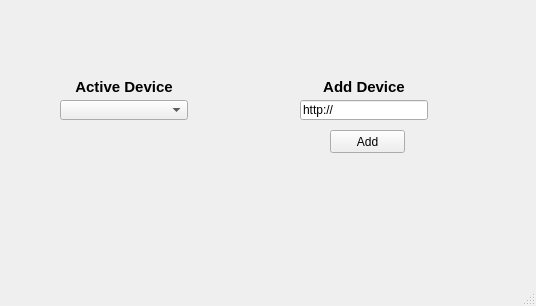
<?xml version="1.0" encoding="UTF-8"?>
<ui version="4.0">
 <class>MainWindow</class>
 <widget class="QMainWindow" name="MainWindow">
  <property name="geometry">
   <rect>
    <x>0</x>
    <y>0</y>
    <width>536</width>
    <height>306</height>
   </rect>
  </property>
  <property name="windowTitle">
   <string>MainWindow</string>
  </property>
  <widget class="QWidget" name="centralWidget">
   <widget class="QPushButton" name="httpSetIp">
    <property name="geometry">
     <rect>
      <x>330</x>
      <y>130</y>
      <width>75</width>
      <height>23</height>
     </rect>
    </property>
    <property name="text">
     <string>Add</string>
    </property>
   </widget>
   <widget class="QLabel" name="label_addDevice">
    <property name="geometry">
     <rect>
      <x>300</x>
      <y>80</y>
      <width>128</width>
      <height>13</height>
     </rect>
    </property>
    <property name="font">
     <font>
      <pointsize>11</pointsize>
      <weight>75</weight>
      <bold>true</bold>
     </font>
    </property>
    <property name="text">
     <string>Add Device</string>
    </property>
    <property name="alignment">
     <set>Qt::AlignCenter</set>
    </property>
   </widget>
   <widget class="QLineEdit" name="httpIp">
    <property name="geometry">
     <rect>
      <x>300</x>
      <y>100</y>
      <width>128</width>
      <height>20</height>
     </rect>
    </property>
    <property name="text">
     <string>http://</string>
    </property>
   </widget>
   <widget class="QComboBox" name="deviceDropDown">
    <property name="geometry">
     <rect>
      <x>60</x>
      <y>100</y>
      <width>128</width>
      <height>20</height>
     </rect>
    </property>
   </widget>
   <widget class="QLabel" name="label_selectDevice">
    <property name="geometry">
     <rect>
      <x>60</x>
      <y>80</y>
      <width>128</width>
      <height>13</height>
     </rect>
    </property>
    <property name="font">
     <font>
      <pointsize>11</pointsize>
      <weight>75</weight>
      <bold>true</bold>
     </font>
    </property>
    <property name="text">
     <string>Active Device</string>
    </property>
    <property name="alignment">
     <set>Qt::AlignCenter</set>
    </property>
   </widget>
  </widget>
  <widget class="QMenuBar" name="menuBar">
   <property name="geometry">
    <rect>
     <x>0</x>
     <y>0</y>
     <width>536</width>
     <height>21</height>
    </rect>
   </property>
  </widget>
  <widget class="QStatusBar" name="statusBar"/>
 </widget>
 <layoutdefault spacing="6" margin="11"/>
 <resources/>
 <connections/>
</ui>
